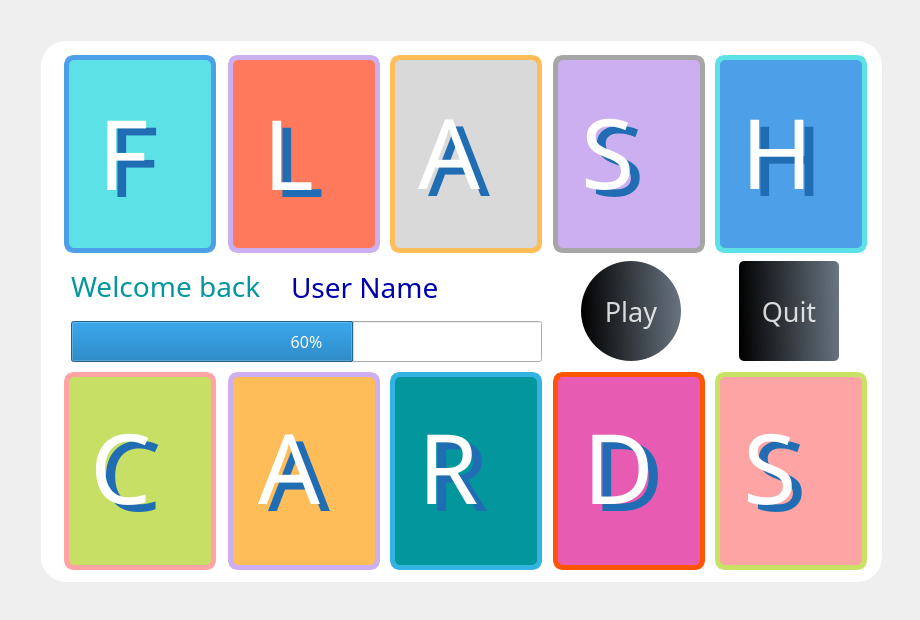
<?xml version="1.0" encoding="UTF-8"?>
<ui version="4.0">
 <class>menu</class>
 <widget class="QWidget" name="menu">
  <property name="geometry">
   <rect>
    <x>0</x>
    <y>0</y>
    <width>920</width>
    <height>620</height>
   </rect>
  </property>
  <property name="minimumSize">
   <size>
    <width>920</width>
    <height>620</height>
   </size>
  </property>
  <property name="maximumSize">
   <size>
    <width>920</width>
    <height>620</height>
   </size>
  </property>
  <property name="windowTitle">
   <string>Flash Cards</string>
  </property>
  <property name="locale">
   <locale language="English" country="UnitedStates"/>
  </property>
  <layout class="QGridLayout" name="gridLayout">
   <item row="0" column="0">
    <widget class="QWidget" name="widget" native="true">
     <property name="styleSheet">
      <string notr="true">QPushButton#pushButton{
	background-color: qlineargradient(spread:pad, x1:0, y1:0.50682, x2:1, y2:0.477, stop:0 rgba(0,0,0,255), stop:1 rgba(85,98,112,226));
	color:rgba(255,255,255,210);
	border-radius:5px
}

QPushButton#pushButton:hover{
	background-color: qlineargradient(spread:pad, x1:0, y1:0.50682, x2:1, y2:0.477, stop:0 rgba(255,0,0,255), stop:1 rgba(85,81,84,226));
}

QPushButton#pushButton:pressed{
	padding-left:5px;
	padding-top:5px;
	background-color:rgba(150,123,1,255);
}

QPushButton#quitButton_2{
	background-color: qlineargradient(spread:pad, x1:0, y1:0.50682, x2:1, y2:0.477, stop:0 rgba(0,0,0,255), stop:1 rgba(85,98,112,226));
	color:rgba(255,255,255,210);
	border-radius:5px
}

QPushButton#quitButton_2:hover{
	background-color: qlineargradient(spread:pad, x1:0, y1:0.50682, x2:1, y2:0.477, stop:0 rgba(255,0,0,255), stop:1 rgba(85,81,84,226));
}

QPushButton#quitButton_2:pressed{
	padding-left:5px;
	padding-top:5px;
	background-color:rgba(150,123,1,255);
}
QLabel#label_F_f:hover{
	background-color: qlineargradient(spread:pad, x1:0, y1:0.50682, x2:1, y2:0.477, stop:0 rgba(0,0,0,85), stop:1 rgba(50,50,50,150));
}
QLabel#label_L_f:hover{
	background-color: qlineargradient(spread:pad, x1:0, y1:0.50682, x2:1, y2:0.477, stop:0 rgba(0,0,0,85), stop:1 rgba(50,50,50,150));
}
QLabel#label_A_f:hover{
	background-color: qlineargradient(spread:pad, x1:0, y1:0.50682, x2:1, y2:0.477, stop:0 rgba(0,0,0,85), stop:1 rgba(50,50,50,150));
}
QLabel#label_S_f:hover{
	background-color: qlineargradient(spread:pad, x1:0, y1:0.50682, x2:1, y2:0.477, stop:0 rgba(0,0,0,85), stop:1 rgba(50,50,50,150));
}
QLabel#label_H_f:hover{
	background-color: qlineargradient(spread:pad, x1:0, y1:0.50682, x2:1, y2:0.477, stop:0 rgba(0,0,0,85), stop:1 rgba(50,50,50,150));
}
QLabel#label_C_f:hover{
	background-color: qlineargradient(spread:pad, x1:0, y1:0.50682, x2:1, y2:0.477, stop:0 rgba(0,0,0,85), stop:1 rgba(50,50,50,150));
}
QLabel#label_2A_f:hover{
	background-color: qlineargradient(spread:pad, x1:0, y1:0.50682, x2:1, y2:0.477, stop:0 rgba(0,0,0,85), stop:1 rgba(50,50,50,150));
}
QLabel#label_R_f:hover{
	background-color: qlineargradient(spread:pad, x1:0, y1:0.50682, x2:1, y2:0.477, stop:0 rgba(0,0,0,85), stop:1 rgba(50,50,50,150));
}
QLabel#label_D_f:hover{
	background-color: qlineargradient(spread:pad, x1:0, y1:0.50682, x2:1, y2:0.477, stop:0 rgba(0,0,0,85), stop:1 rgba(50,50,50,150));
}
QLabel#label_S2_f:hover{
	background-color: qlineargradient(spread:pad, x1:0, y1:0.50682, x2:1, y2:0.477, stop:0 rgba(0,0,0,85), stop:1 rgba(50,50,50,150));
}




</string>
     </property>
     <widget class="QLabel" name="label">
      <property name="geometry">
       <rect>
        <x>30</x>
        <y>30</y>
        <width>841</width>
        <height>541</height>
       </rect>
      </property>
      <property name="font">
       <font>
        <kerning>true</kerning>
       </font>
      </property>
      <property name="styleSheet">
       <string notr="true">background-color: rgb(255, 255, 255);
border-top-right-radius: 25px;
border-bottom-right-radius: 25px;
border-top-left-radius: 25px;
border-bottom-left-radius: 25px;</string>
      </property>
      <property name="text">
       <string/>
      </property>
     </widget>
     <widget class="QLabel" name="label_welcome">
      <property name="geometry">
       <rect>
        <x>60</x>
        <y>250</y>
        <width>221</width>
        <height>51</height>
       </rect>
      </property>
      <property name="font">
       <font>
        <family>Impact</family>
        <pointsize>21</pointsize>
       </font>
      </property>
      <property name="styleSheet">
       <string notr="true">color: rgb(3, 151, 157);</string>
      </property>
      <property name="text">
       <string>Welcome back</string>
      </property>
     </widget>
     <widget class="QPushButton" name="quitButton_2">
      <property name="geometry">
       <rect>
        <x>728</x>
        <y>250</y>
        <width>100</width>
        <height>100</height>
       </rect>
      </property>
      <property name="font">
       <font>
        <family>Arial Black</family>
        <pointsize>20</pointsize>
       </font>
      </property>
      <property name="text">
       <string>Quit</string>
      </property>
     </widget>
     <widget class="QLabel" name="label_username">
      <property name="geometry">
       <rect>
        <x>280</x>
        <y>251</y>
        <width>251</width>
        <height>51</height>
       </rect>
      </property>
      <property name="font">
       <font>
        <family>Impact</family>
        <pointsize>21</pointsize>
        <weight>50</weight>
        <bold>false</bold>
       </font>
      </property>
      <property name="contextMenuPolicy">
       <enum>Qt::CustomContextMenu</enum>
      </property>
      <property name="toolTipDuration">
       <number>-4</number>
      </property>
      <property name="layoutDirection">
       <enum>Qt::LeftToRight</enum>
      </property>
      <property name="autoFillBackground">
       <bool>false</bool>
      </property>
      <property name="styleSheet">
       <string notr="true">color: rgb(0, 0, 173);</string>
      </property>
      <property name="text">
       <string>User Name</string>
      </property>
      <property name="textFormat">
       <enum>Qt::AutoText</enum>
      </property>
      <property name="alignment">
       <set>Qt::AlignLeading|Qt::AlignLeft|Qt::AlignVCenter</set>
      </property>
     </widget>
     <widget class="QProgressBar" name="progressBar_menu">
      <property name="geometry">
       <rect>
        <x>60</x>
        <y>310</y>
        <width>471</width>
        <height>41</height>
       </rect>
      </property>
      <property name="font">
       <font>
        <family>Arial Black</family>
        <pointsize>12</pointsize>
       </font>
      </property>
      <property name="value">
       <number>60</number>
      </property>
      <property name="alignment">
       <set>Qt::AlignCenter</set>
      </property>
     </widget>
     <widget class="QPushButton" name="pushButton">
      <property name="geometry">
       <rect>
        <x>570</x>
        <y>250</y>
        <width>100</width>
        <height>100</height>
       </rect>
      </property>
      <property name="font">
       <font>
        <family>Arial Black</family>
        <pointsize>20</pointsize>
       </font>
      </property>
      <property name="styleSheet">
       <string notr="true">border-top-right-radius: 50px;
border-bottom-right-radius: 50px;
border-top-left-radius: 50px;
border-bottom-left-radius: 50px;</string>
      </property>
      <property name="text">
       <string>Play</string>
      </property>
     </widget>
     <widget class="QLabel" name="label_L_s">
      <property name="geometry">
       <rect>
        <x>262</x>
        <y>68</y>
        <width>101</width>
        <height>161</height>
       </rect>
      </property>
      <property name="font">
       <font>
        <family>Arial Black</family>
        <pointsize>73</pointsize>
       </font>
      </property>
      <property name="styleSheet">
       <string notr="true">color: rgb(32, 109, 180);
</string>
      </property>
      <property name="text">
       <string>L</string>
      </property>
     </widget>
     <widget class="QLabel" name="label_R">
      <property name="geometry">
       <rect>
        <x>407</x>
        <y>375</y>
        <width>101</width>
        <height>161</height>
       </rect>
      </property>
      <property name="font">
       <font>
        <family>Arial Black</family>
        <pointsize>73</pointsize>
       </font>
      </property>
      <property name="styleSheet">
       <string notr="true">color: rgb(255, 255, 255);</string>
      </property>
      <property name="text">
       <string>R</string>
      </property>
     </widget>
     <widget class="QLabel" name="label_A_s">
      <property name="geometry">
       <rect>
        <x>417</x>
        <y>67</y>
        <width>101</width>
        <height>161</height>
       </rect>
      </property>
      <property name="font">
       <font>
        <family>Arial Black</family>
        <pointsize>73</pointsize>
       </font>
      </property>
      <property name="styleSheet">
       <string notr="true">color: rgb(32, 109, 180);
</string>
      </property>
      <property name="text">
       <string>A</string>
      </property>
     </widget>
     <widget class="QLabel" name="label_H_f">
      <property name="geometry">
       <rect>
        <x>707</x>
        <y>47</y>
        <width>146</width>
        <height>192</height>
       </rect>
      </property>
      <property name="styleSheet">
       <string notr="true">border-top-right-radius: 10px;
border-bottom-right-radius: 10px;
border-top-left-radius: 10px;
border-bottom-left-radius: 10px;</string>
      </property>
      <property name="text">
       <string/>
      </property>
     </widget>
     <widget class="QLabel" name="label_H">
      <property name="geometry">
       <rect>
        <x>730</x>
        <y>60</y>
        <width>101</width>
        <height>161</height>
       </rect>
      </property>
      <property name="font">
       <font>
        <family>Arial Black</family>
        <pointsize>73</pointsize>
       </font>
      </property>
      <property name="styleSheet">
       <string notr="true">color: rgb(255, 255, 255);</string>
      </property>
      <property name="text">
       <string>H</string>
      </property>
     </widget>
     <widget class="QLabel" name="label_H_s">
      <property name="geometry">
       <rect>
        <x>740</x>
        <y>67</y>
        <width>101</width>
        <height>161</height>
       </rect>
      </property>
      <property name="font">
       <font>
        <family>Arial Black</family>
        <pointsize>73</pointsize>
       </font>
      </property>
      <property name="styleSheet">
       <string notr="true">color: rgb(32, 109, 180);
</string>
      </property>
      <property name="text">
       <string>H</string>
      </property>
     </widget>
     <widget class="QLabel" name="label_L_b">
      <property name="geometry">
       <rect>
        <x>217</x>
        <y>44</y>
        <width>152</width>
        <height>198</height>
       </rect>
      </property>
      <property name="styleSheet">
       <string notr="true">border-top-right-radius: 10px;
color: rgb(203, 175, 241);
border-bottom-right-radius: 10px;
border-top-left-radius: 10px;
border-bottom-left-radius: 10px;
border-width: 5px;border-style: solid;border-color: rgb(203, 175, 241);background-color: rgb(255, 122, 92);</string>
      </property>
      <property name="text">
       <string/>
      </property>
     </widget>
     <widget class="QLabel" name="label_R_f">
      <property name="geometry">
       <rect>
        <x>383</x>
        <y>364</y>
        <width>146</width>
        <height>192</height>
       </rect>
      </property>
      <property name="styleSheet">
       <string notr="true">border-top-right-radius: 10px;
border-bottom-right-radius: 10px;
border-top-left-radius: 10px;
border-bottom-left-radius: 10px;</string>
      </property>
      <property name="text">
       <string/>
      </property>
     </widget>
     <widget class="QLabel" name="label_L_f">
      <property name="geometry">
       <rect>
        <x>220</x>
        <y>47</y>
        <width>146</width>
        <height>192</height>
       </rect>
      </property>
      <property name="styleSheet">
       <string notr="true">border-top-right-radius: 10px;
border-bottom-right-radius: 10px;
border-top-left-radius: 10px;
border-bottom-left-radius: 10px;</string>
      </property>
      <property name="text">
       <string/>
      </property>
     </widget>
     <widget class="QLabel" name="label_A">
      <property name="geometry">
       <rect>
        <x>407</x>
        <y>60</y>
        <width>101</width>
        <height>161</height>
       </rect>
      </property>
      <property name="font">
       <font>
        <family>Arial Black</family>
        <pointsize>73</pointsize>
       </font>
      </property>
      <property name="styleSheet">
       <string notr="true">color: rgb(255, 255, 255);</string>
      </property>
      <property name="text">
       <string>A</string>
      </property>
     </widget>
     <widget class="QLabel" name="label_2A_s">
      <property name="geometry">
       <rect>
        <x>257</x>
        <y>382</y>
        <width>101</width>
        <height>161</height>
       </rect>
      </property>
      <property name="font">
       <font>
        <family>Arial Black</family>
        <pointsize>73</pointsize>
       </font>
      </property>
      <property name="styleSheet">
       <string notr="true">color: rgb(32, 109, 180);
</string>
      </property>
      <property name="text">
       <string>A</string>
      </property>
     </widget>
     <widget class="QLabel" name="label_F_f">
      <property name="geometry">
       <rect>
        <x>56</x>
        <y>47</y>
        <width>146</width>
        <height>192</height>
       </rect>
      </property>
      <property name="styleSheet">
       <string notr="true">border-top-right-radius: 10px;
border-bottom-right-radius: 10px;
border-top-left-radius: 10px;
border-bottom-left-radius: 10px;</string>
      </property>
      <property name="text">
       <string/>
      </property>
     </widget>
     <widget class="QLabel" name="label_D">
      <property name="geometry">
       <rect>
        <x>572</x>
        <y>375</y>
        <width>101</width>
        <height>161</height>
       </rect>
      </property>
      <property name="font">
       <font>
        <family>Arial Black</family>
        <pointsize>73</pointsize>
       </font>
      </property>
      <property name="styleSheet">
       <string notr="true">color: rgb(255, 255, 255);</string>
      </property>
      <property name="text">
       <string>D</string>
      </property>
     </widget>
     <widget class="QLabel" name="label_F">
      <property name="geometry">
       <rect>
        <x>87</x>
        <y>61</y>
        <width>101</width>
        <height>161</height>
       </rect>
      </property>
      <property name="font">
       <font>
        <family>Arial Black</family>
        <pointsize>73</pointsize>
       </font>
      </property>
      <property name="styleSheet">
       <string notr="true">color: rgb(255, 255, 255);</string>
      </property>
      <property name="text">
       <string>F</string>
      </property>
     </widget>
     <widget class="QLabel" name="label_F_s">
      <property name="geometry">
       <rect>
        <x>97</x>
        <y>68</y>
        <width>101</width>
        <height>161</height>
       </rect>
      </property>
      <property name="font">
       <font>
        <family>Arial Black</family>
        <pointsize>73</pointsize>
       </font>
      </property>
      <property name="styleSheet">
       <string notr="true">color: rgb(32, 109, 180);
</string>
      </property>
      <property name="text">
       <string>F</string>
      </property>
     </widget>
     <widget class="QLabel" name="label_S2_f">
      <property name="geometry">
       <rect>
        <x>707</x>
        <y>364</y>
        <width>146</width>
        <height>192</height>
       </rect>
      </property>
      <property name="styleSheet">
       <string notr="true">border-top-right-radius: 10px;
border-bottom-right-radius: 10px;
border-top-left-radius: 10px;
border-bottom-left-radius: 10px;</string>
      </property>
      <property name="text">
       <string/>
      </property>
     </widget>
     <widget class="QLabel" name="label_A_b">
      <property name="geometry">
       <rect>
        <x>379</x>
        <y>44</y>
        <width>152</width>
        <height>198</height>
       </rect>
      </property>
      <property name="styleSheet">
       <string notr="true">border-top-right-radius: 10px;
border-bottom-right-radius: 10px;
border-top-left-radius: 10px;
border-bottom-left-radius: 10px;
border-width: 5px;border-style: solid;border-color: rgb(255, 189, 89);background-color: rgb(217, 217, 217);</string>
      </property>
      <property name="text">
       <string/>
      </property>
     </widget>
     <widget class="QLabel" name="label_H_b">
      <property name="geometry">
       <rect>
        <x>704</x>
        <y>44</y>
        <width>152</width>
        <height>198</height>
       </rect>
      </property>
      <property name="styleSheet">
       <string notr="true">border-top-right-radius: 10px;
border-bottom-right-radius: 10px;
border-top-left-radius: 10px;
border-bottom-left-radius: 10px;
border-width: 5px;border-style: solid;border-color: rgb(92, 225, 230);background-color: rgb(77, 159, 232);</string>
      </property>
      <property name="text">
       <string/>
      </property>
     </widget>
     <widget class="QLabel" name="label_2A">
      <property name="geometry">
       <rect>
        <x>247</x>
        <y>375</y>
        <width>101</width>
        <height>161</height>
       </rect>
      </property>
      <property name="font">
       <font>
        <family>Arial Black</family>
        <pointsize>73</pointsize>
       </font>
      </property>
      <property name="styleSheet">
       <string notr="true">color: rgb(255, 255, 255);</string>
      </property>
      <property name="text">
       <string>A</string>
      </property>
     </widget>
     <widget class="QLabel" name="label_D_s">
      <property name="geometry">
       <rect>
        <x>582</x>
        <y>382</y>
        <width>101</width>
        <height>161</height>
       </rect>
      </property>
      <property name="font">
       <font>
        <family>Arial Black</family>
        <pointsize>73</pointsize>
       </font>
      </property>
      <property name="styleSheet">
       <string notr="true">color: rgb(32, 109, 180);
</string>
      </property>
      <property name="text">
       <string>D</string>
      </property>
     </widget>
     <widget class="QLabel" name="label_D_f">
      <property name="geometry">
       <rect>
        <x>545</x>
        <y>364</y>
        <width>146</width>
        <height>192</height>
       </rect>
      </property>
      <property name="styleSheet">
       <string notr="true">border-top-right-radius: 10px;
border-bottom-right-radius: 10px;
border-top-left-radius: 10px;
border-bottom-left-radius: 10px;</string>
      </property>
      <property name="text">
       <string/>
      </property>
     </widget>
     <widget class="QLabel" name="label_S2_b">
      <property name="geometry">
       <rect>
        <x>704</x>
        <y>361</y>
        <width>152</width>
        <height>198</height>
       </rect>
      </property>
      <property name="styleSheet">
       <string notr="true">border-top-right-radius: 10px;
border-bottom-right-radius: 10px;
border-top-left-radius: 10px;
border-bottom-left-radius: 10px;
border-width: 5px;border-style: solid;border-color: rgb(201, 226, 101);background-color: rgb(255, 164, 164);</string>
      </property>
      <property name="text">
       <string/>
      </property>
     </widget>
     <widget class="QLabel" name="label_S2_s">
      <property name="geometry">
       <rect>
        <x>742</x>
        <y>382</y>
        <width>101</width>
        <height>161</height>
       </rect>
      </property>
      <property name="font">
       <font>
        <family>Arial Black</family>
        <pointsize>73</pointsize>
       </font>
      </property>
      <property name="styleSheet">
       <string notr="true">color: rgb(32, 109, 180);
</string>
      </property>
      <property name="text">
       <string>S</string>
      </property>
     </widget>
     <widget class="QLabel" name="label_S_b">
      <property name="geometry">
       <rect>
        <x>542</x>
        <y>44</y>
        <width>152</width>
        <height>198</height>
       </rect>
      </property>
      <property name="styleSheet">
       <string notr="true">border-top-right-radius: 10px;
border-bottom-right-radius: 10px;
border-top-left-radius: 10px;
border-bottom-left-radius: 10px;
border-width: 5px;border-style: solid;border-color: rgb(166, 166, 166);background-color: rgb(203, 175, 241);</string>
      </property>
      <property name="text">
       <string/>
      </property>
     </widget>
     <widget class="QLabel" name="label_A_f">
      <property name="geometry">
       <rect>
        <x>382</x>
        <y>47</y>
        <width>146</width>
        <height>192</height>
       </rect>
      </property>
      <property name="styleSheet">
       <string notr="true">border-top-right-radius: 10px;
border-bottom-right-radius: 10px;
border-top-left-radius: 10px;
border-bottom-left-radius: 10px;</string>
      </property>
      <property name="text">
       <string/>
      </property>
     </widget>
     <widget class="QLabel" name="label_2A_f">
      <property name="geometry">
       <rect>
        <x>220</x>
        <y>364</y>
        <width>146</width>
        <height>192</height>
       </rect>
      </property>
      <property name="styleSheet">
       <string notr="true">border-top-right-radius: 10px;
border-bottom-right-radius: 10px;
border-top-left-radius: 10px;
border-bottom-left-radius: 10px;</string>
      </property>
      <property name="text">
       <string/>
      </property>
     </widget>
     <widget class="QLabel" name="label_C">
      <property name="geometry">
       <rect>
        <x>79</x>
        <y>375</y>
        <width>101</width>
        <height>161</height>
       </rect>
      </property>
      <property name="font">
       <font>
        <family>Arial Black</family>
        <pointsize>73</pointsize>
       </font>
      </property>
      <property name="styleSheet">
       <string notr="true">color: rgb(255, 255, 255);</string>
      </property>
      <property name="text">
       <string>C</string>
      </property>
     </widget>
     <widget class="QLabel" name="label_R_s">
      <property name="geometry">
       <rect>
        <x>417</x>
        <y>382</y>
        <width>101</width>
        <height>161</height>
       </rect>
      </property>
      <property name="font">
       <font>
        <family>Arial Black</family>
        <pointsize>73</pointsize>
       </font>
      </property>
      <property name="styleSheet">
       <string notr="true">color: rgb(32, 109, 180);
</string>
      </property>
      <property name="text">
       <string>R</string>
      </property>
     </widget>
     <widget class="QLabel" name="label_R_b">
      <property name="geometry">
       <rect>
        <x>379</x>
        <y>361</y>
        <width>152</width>
        <height>198</height>
       </rect>
      </property>
      <property name="styleSheet">
       <string notr="true">border-top-right-radius: 10px;
border-bottom-right-radius: 10px;
border-top-left-radius: 10px;
border-bottom-left-radius: 10px;
border-width: 5px;border-style: solid;border-color: rgb(50, 179, 226);background-color: rgb(3, 151, 157);</string>
      </property>
      <property name="text">
       <string/>
      </property>
     </widget>
     <widget class="QLabel" name="label_S_f">
      <property name="geometry">
       <rect>
        <x>545</x>
        <y>47</y>
        <width>146</width>
        <height>192</height>
       </rect>
      </property>
      <property name="styleSheet">
       <string notr="true">border-top-right-radius: 10px;
border-bottom-right-radius: 10px;
border-top-left-radius: 10px;
border-bottom-left-radius: 10px;</string>
      </property>
      <property name="text">
       <string/>
      </property>
     </widget>
     <widget class="QLabel" name="label_S_s">
      <property name="geometry">
       <rect>
        <x>580</x>
        <y>67</y>
        <width>101</width>
        <height>161</height>
       </rect>
      </property>
      <property name="font">
       <font>
        <family>Arial Black</family>
        <pointsize>73</pointsize>
       </font>
      </property>
      <property name="styleSheet">
       <string notr="true">color: rgb(32, 109, 180);
</string>
      </property>
      <property name="text">
       <string>S</string>
      </property>
     </widget>
     <widget class="QLabel" name="label_S">
      <property name="geometry">
       <rect>
        <x>570</x>
        <y>60</y>
        <width>101</width>
        <height>161</height>
       </rect>
      </property>
      <property name="font">
       <font>
        <family>Arial Black</family>
        <pointsize>73</pointsize>
       </font>
      </property>
      <property name="styleSheet">
       <string notr="true">color: rgb(255, 255, 255);</string>
      </property>
      <property name="text">
       <string>S</string>
      </property>
     </widget>
     <widget class="QLabel" name="label_S2">
      <property name="geometry">
       <rect>
        <x>732</x>
        <y>375</y>
        <width>101</width>
        <height>161</height>
       </rect>
      </property>
      <property name="font">
       <font>
        <family>Arial Black</family>
        <pointsize>73</pointsize>
       </font>
      </property>
      <property name="styleSheet">
       <string notr="true">color: rgb(255, 255, 255);</string>
      </property>
      <property name="text">
       <string>S</string>
      </property>
     </widget>
     <widget class="QLabel" name="label_D_b">
      <property name="geometry">
       <rect>
        <x>542</x>
        <y>361</y>
        <width>152</width>
        <height>198</height>
       </rect>
      </property>
      <property name="styleSheet">
       <string notr="true">border-top-right-radius: 10px;
border-bottom-right-radius: 10px;
color: rgb(255, 85, 0);
border-top-left-radius: 10px;
border-bottom-left-radius: 10px;
border-width: 5px;border-style: solid;border-color: rgb(255, 85, 0);background-color: rgb(231, 92, 178);</string>
      </property>
      <property name="text">
       <string/>
      </property>
     </widget>
     <widget class="QLabel" name="label_C_f">
      <property name="geometry">
       <rect>
        <x>56</x>
        <y>364</y>
        <width>146</width>
        <height>192</height>
       </rect>
      </property>
      <property name="styleSheet">
       <string notr="true">border-top-right-radius: 10px;
border-bottom-right-radius: 10px;
border-top-left-radius: 10px;
border-bottom-left-radius: 10px;</string>
      </property>
      <property name="text">
       <string/>
      </property>
     </widget>
     <widget class="QLabel" name="label_C_b">
      <property name="geometry">
       <rect>
        <x>53</x>
        <y>361</y>
        <width>152</width>
        <height>198</height>
       </rect>
      </property>
      <property name="styleSheet">
       <string notr="true">border-top-right-radius: 10px;
border-bottom-right-radius: 10px;
border-top-left-radius: 10px;
border-bottom-left-radius: 10px;
border-width: 5px;border-style: solid;border-color: rgb(255, 164, 164);background-color: rgb(199, 223, 100);</string>
      </property>
      <property name="text">
       <string/>
      </property>
     </widget>
     <widget class="QLabel" name="label_C_s">
      <property name="geometry">
       <rect>
        <x>89</x>
        <y>382</y>
        <width>101</width>
        <height>161</height>
       </rect>
      </property>
      <property name="font">
       <font>
        <family>Arial Black</family>
        <pointsize>73</pointsize>
       </font>
      </property>
      <property name="styleSheet">
       <string notr="true">color: rgb(32, 109, 180);
</string>
      </property>
      <property name="text">
       <string>C</string>
      </property>
     </widget>
     <widget class="QLabel" name="label_2A_b">
      <property name="geometry">
       <rect>
        <x>217</x>
        <y>361</y>
        <width>152</width>
        <height>198</height>
       </rect>
      </property>
      <property name="styleSheet">
       <string notr="true">border-top-right-radius: 10px;
border-bottom-right-radius: 10px;
border-top-left-radius: 10px;
border-bottom-left-radius: 10px;
border-width: 5px;border-style: solid;border-color: rgb(203, 175, 241);background-color: rgb(255, 189, 89);</string>
      </property>
      <property name="text">
       <string/>
      </property>
     </widget>
     <widget class="QLabel" name="label_L">
      <property name="geometry">
       <rect>
        <x>252</x>
        <y>61</y>
        <width>101</width>
        <height>161</height>
       </rect>
      </property>
      <property name="font">
       <font>
        <family>Arial Black</family>
        <pointsize>73</pointsize>
       </font>
      </property>
      <property name="styleSheet">
       <string notr="true">color: rgb(255, 255, 255);</string>
      </property>
      <property name="text">
       <string>L</string>
      </property>
     </widget>
     <widget class="QLabel" name="label_F_b">
      <property name="geometry">
       <rect>
        <x>53</x>
        <y>44</y>
        <width>152</width>
        <height>198</height>
       </rect>
      </property>
      <property name="styleSheet">
       <string notr="true">border-top-right-radius: 10px;
border-bottom-right-radius: 10px;
border-top-left-radius: 10px;
background-color: rgb(77, 159, 232);
border-bottom-left-radius: 10px;
border-width: 5px;border-style: solid;border-color: rgb(77, 159, 232);background-color: rgb(92, 225, 230);</string>
      </property>
      <property name="text">
       <string/>
      </property>
     </widget>
     <zorder>label</zorder>
     <zorder>label_welcome</zorder>
     <zorder>quitButton_2</zorder>
     <zorder>label_username</zorder>
     <zorder>progressBar_menu</zorder>
     <zorder>pushButton</zorder>
     <zorder>label_L_b</zorder>
     <zorder>label_A_b</zorder>
     <zorder>label_H_b</zorder>
     <zorder>label_S2_b</zorder>
     <zorder>label_S_b</zorder>
     <zorder>label_R_b</zorder>
     <zorder>label_D_b</zorder>
     <zorder>label_C_b</zorder>
     <zorder>label_2A_b</zorder>
     <zorder>label_F_b</zorder>
     <zorder>label_2A_s</zorder>
     <zorder>label_2A</zorder>
     <zorder>label_2A_f</zorder>
     <zorder>label_A_s</zorder>
     <zorder>label_A</zorder>
     <zorder>label_A_f</zorder>
     <zorder>label_C_s</zorder>
     <zorder>label_C</zorder>
     <zorder>label_C_f</zorder>
     <zorder>label_D_s</zorder>
     <zorder>label_D_f</zorder>
     <zorder>label_D</zorder>
     <zorder>label_F_s</zorder>
     <zorder>label_F</zorder>
     <zorder>label_F_f</zorder>
     <zorder>label_H_s</zorder>
     <zorder>label_H</zorder>
     <zorder>label_H_f</zorder>
     <zorder>label_L_s</zorder>
     <zorder>label_L</zorder>
     <zorder>label_L_f</zorder>
     <zorder>label_R_s</zorder>
     <zorder>label_R</zorder>
     <zorder>label_R_f</zorder>
     <zorder>label_S_s</zorder>
     <zorder>label_S</zorder>
     <zorder>label_S_f</zorder>
     <zorder>label_S2_s</zorder>
     <zorder>label_S2</zorder>
     <zorder>label_S2_f</zorder>
    </widget>
   </item>
  </layout>
 </widget>
 <resources/>
 <connections/>
</ui>
